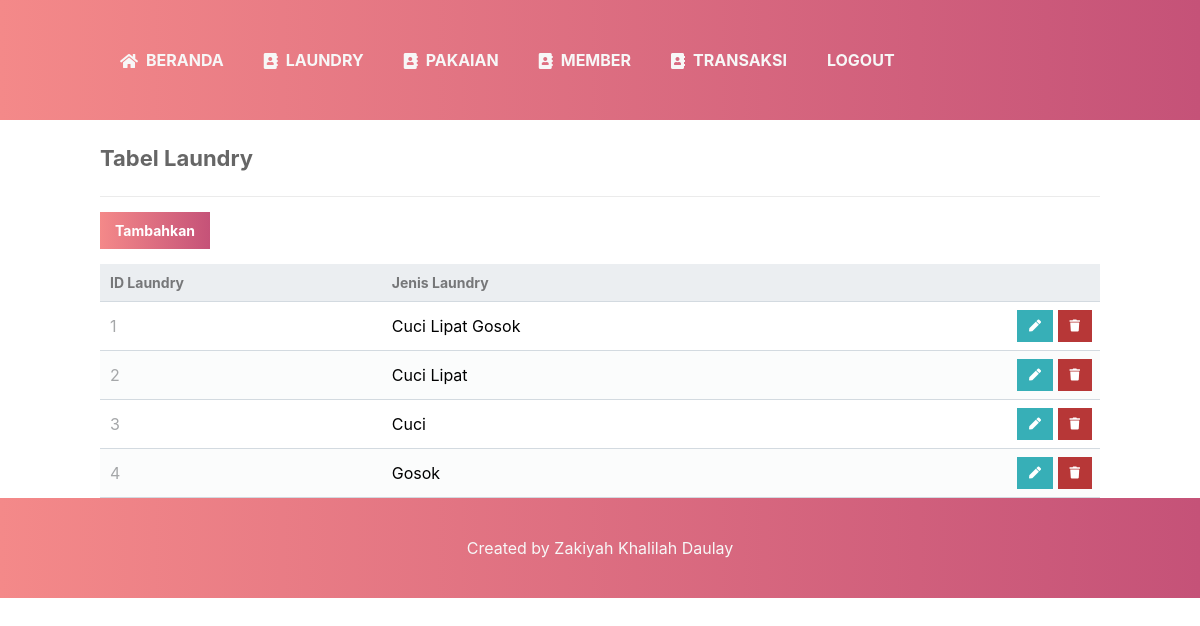
The page /read_laundry.php on the database its author committed.
### tables this page shows
CREATE TABLE tb_laundry (
  laundry_id int(11) NOT NULL,
  laundry_jenis varchar(100) NOT NULL,
  PRIMARY KEY (laundry_id)
  );

### read_laundry.php (the view, shortened to what this page needs)
<?php
include 'functions.php';
$pdo = pdo_connect_mysql();
$page = isset($_GET['page']) && is_numeric($_GET['page']) ? (int)$_GET['page'] : 1;
$records_per_page = 5;
$stmt = $pdo->prepare('SELECT * FROM tb_laundry ORDER BY laundry_id LIMIT :current_page, :record_per_page');
$stmt->bindValue(':current_page', ($page-1)*$records_per_page, PDO::PARAM_INT);
$stmt->bindValue(':record_per_page', $records_per_page, PDO::PARAM_INT);
$stmt->execute();
$tb_laundry = $stmt->fetchAll(PDO::FETCH_ASSOC);
?>
<?=template_header('Read')?>
<div class="content read">
	<h2>Tabel Laundry</h2>
	<a href="tambah_laundry.php" class="create-contact">Tambahkan</a>
	<table>
        <thead>
            <tr>
                <td>ID Laundry</td>
                <td>Jenis Laundry</td>
                <td></td>
            </tr>
        </thead>
        <tbody>
            <?php foreach ($tb_laundry as $tb_laundry): ?>
            <tr>
                <td><?=$tb_laundry['laundry_id']?></td>
                <td><?=$tb_laundry['laundry_jenis']?></td>
                <td class="actions">
                    <a href="edit_laundry.php?laundry_id=<?=$tb_laundry['laundry_id']?>" class="edit"><i class="fas fa-pen fa-xs"></i></a>
                    <a href="hapus_laundry.php?laundry_id=<?=$tb_laundry['laundry_id']?>" class="trash"><i class="fas fa-trash fa-xs"></i></a>
                </td>
            </tr>
            <?php endforeach; ?>
        </tbody>
    </table>
</div>
<?=template_footer()?>

### style.css (style rules this page uses)
* { box-sizing: border-box; font-family: -apple-system, BlinkMacSystemFont, "segoe ui", roboto, oxygen, ubuntu, cantarell, "fira sans", "droid sans", "helvetica neue", Arial, sans-serif; font-size: 16px; -webkit-font-smoothing: antialiased; -moz-osx-font-smoothing: grayscale; }
body { background-color: white; margin: 0; }
.content { width: 1000px; margin: 0 auto; }
.content h2 { margin: 0; padding: 25px 0; font-size: 22px; border-bottom: 1px solid #ebebeb; color: #666666; }
.read .create-contact { display: inline-block; text-decoration: none; background: linear-gradient(to right, #f48989, #c55278) ; font-weight: bold; font-size: 14px; color: #FFFFFF; padding: 10px 15px; margin: 15px 0; }
.read table { width: 100%; padding-top: 30px; border-collapse: collapse; }
.read table thead { background-color: #ebeef1; border-bottom: 1px solid #d3dae0; }
.read table thead td { padding: 10px; font-weight: bold; color: #767779; font-size: 14px; }
.read table tbody tr { border-bottom: 1px solid #d3dae0; }
.read table tbody tr:nth-child(even) { background-color: #fbfcfc; }
.read table tbody tr td { padding: 10px; }
.read table tbody tr td:nth-child(1) { color: #a5a7a9; }
.read table tbody tr td.actions { padding: 8px; text-align: right; }
.read table tbody tr td.actions .edit, .read table tbody tr td.actions .trash { display: inline-flex; text-align: right; text-decoration: none; color: #FFFFFF; padding: 10px 12px; }
.read table tbody tr td.actions .trash { background-color: #b73737; }
.read table tbody tr td.actions .edit { background-color: #37afb7; }

### rows shown on the page
tb_laundry: laundry_id "1", laundry_jenis "Cuci Lipat Gosok"
tb_laundry: laundry_id "2", laundry_jenis "Cuci Lipat"
tb_laundry: laundry_id "3", laundry_jenis "Cuci"
tb_laundry: laundry_id "4", laundry_jenis "Gosok"
